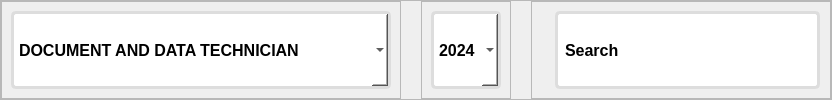
               <widget class="QFrame" name="frame_8">
                <property name="minimumSize">
                 <size>
                  <width>0</width>
                  <height>60</height>
                 </size>
                </property>
                <property name="frameShape">
                 <enum>QFrame::StyledPanel</enum>
                </property>
                <property name="frameShadow">
                 <enum>QFrame::Raised</enum>
                </property>
                <layout class="QHBoxLayout" name="horizontalLayout_4">
                 <property name="spacing">
                  <number>20</number>
                 </property>
                 <property name="leftMargin">
                  <number>0</number>
                 </property>
                 <property name="topMargin">
                  <number>0</number>
                 </property>
                 <property name="rightMargin">
                  <number>0</number>
                 </property>
                 <property name="bottomMargin">
                  <number>0</number>
                 </property>
                 <item alignment="Qt::AlignLeft">
                  <widget class="QFrame" name="frame_13">
                   <property name="minimumSize">
                    <size>
                     <width>400</width>
                     <height>0</height>
                    </size>
                   </property>
                   <property name="frameShape">
                    <enum>QFrame::StyledPanel</enum>
                   </property>
                   <property name="frameShadow">
                    <enum>QFrame::Raised</enum>
                   </property>
                   <layout class="QVBoxLayout" name="verticalLayout_37">
                    <item>
                     <widget class="QComboBox" name="comboBox_2">
                      <property name="sizePolicy">
                       <sizepolicy hsizetype="Expanding" vsizetype="Expanding">
                        <horstretch>0</horstretch>
                        <verstretch>0</verstretch>
                       </sizepolicy>
                      </property>
                      <property name="font">
                       <font>
                        <family>Arial</family>
                        <pointsize>12</pointsize>
                        <weight>75</weight>
                        <bold>true</bold>
                       </font>
                      </property>
                      <property name="styleSheet">
                       <string notr="true">*{
background-color: white;
 border: 3px solid rgb(221, 221, 221);
border-radius: 5px;
padding: 5px;
}</string>
                      </property>
                      <property name="frame">
                       <bool>false</bool>
                      </property>
                      <item>
                       <property name="text">
                        <string>DOCUMENT AND DATA TECHNICIAN</string>
                       </property>
                      </item>
                      <item>
                       <property name="text">
                        <string>DOCUMENT AND DATA SPECIALIST I </string>
                       </property>
                      </item>
                      <item>
                       <property name="text">
                        <string>WEB DESIGNER</string>
                       </property>
                      </item>
                      <item>
                       <property name="text">
                        <string>WEB DEVELOPER</string>
                       </property>
                      </item>
                      <item>
                       <property name="text">
                        <string>IT TECHNICIAN</string>
                       </property>
                      </item>
                     </widget>
                    </item>
                   </layout>
                  </widget>
                 </item>
                 <item>
                  <widget class="QFrame" name="frame_14">
                   <property name="frameShape">
                    <enum>QFrame::StyledPanel</enum>
                   </property>
                   <property name="frameShadow">
                    <enum>QFrame::Raised</enum>
                   </property>
                   <layout class="QVBoxLayout" name="verticalLayout_38">
                    <item>
                     <widget class="QComboBox" name="comboBox_3">
                      <property name="sizePolicy">
                       <sizepolicy hsizetype="Expanding" vsizetype="Expanding">
                        <horstretch>0</horstretch>
                        <verstretch>0</verstretch>
                       </sizepolicy>
                      </property>
                      <property name="font">
                       <font>
                        <family>Arial</family>
                        <pointsize>12</pointsize>
                        <weight>75</weight>
                        <bold>true</bold>
                       </font>
                      </property>
                      <property name="styleSheet">
                       <string notr="true">*{
background-color: white;
 border: 3px solid rgb(221, 221, 221);
border-radius: 5px;
padding: 5px;
}</string>
                      </property>
                      <property name="frame">
                       <bool>false</bool>
                      </property>
                      <item>
                       <property name="text">
                        <string>2024</string>
                       </property>
                      </item>
                      <item>
                       <property name="text">
                        <string>2023</string>
                       </property>
                      </item>
                      <item>
                       <property name="text">
                        <string>2022</string>
                       </property>
                      </item>
                     </widget>
                    </item>
                   </layout>
                  </widget>
                 </item>
                 <item alignment="Qt::AlignRight">
                  <widget class="QFrame" name="frame_15">
                   <property name="sizePolicy">
                    <sizepolicy hsizetype="Expanding" vsizetype="Expanding">
                     <horstretch>0</horstretch>
                     <verstretch>0</verstretch>
                    </sizepolicy>
                   </property>
                   <property name="minimumSize">
                    <size>
                     <width>300</width>
                     <height>0</height>
                    </size>
                   </property>
                   <property name="frameShape">
                    <enum>QFrame::StyledPanel</enum>
                   </property>
                   <property name="frameShadow">
                    <enum>QFrame::Raised</enum>
                   </property>
                   <layout class="QHBoxLayout" name="horizontalLayout_7">
                    <property name="leftMargin">
                     <number>10</number>
                    </property>
                    <property name="topMargin">
                     <number>9</number>
                    </property>
                    <property name="rightMargin">
                     <number>10</number>
                    </property>
                    <property name="bottomMargin">
                     <number>9</number>
                    </property>
                    <item>
                     <widget class="QLabel" name="label_2">
                      <property name="text">
                       <string/>
                      </property>
                      <property name="pixmap">
                       <pixmap resource="resource.qrc">:/image/images/search.svg</pixmap>
                      </property>
                     </widget>
                    </item>
                    <item>
                     <widget class="QLineEdit" name="lineEdit_2">
                      <property name="sizePolicy">
                       <sizepolicy hsizetype="Expanding" vsizetype="Expanding">
                        <horstretch>0</horstretch>
                        <verstretch>0</verstretch>
                       </sizepolicy>
                      </property>
                      <property name="font">
                       <font>
                        <family>Arial</family>
                        <pointsize>12</pointsize>
                        <weight>75</weight>
                        <bold>true</bold>
                       </font>
                      </property>
                      <property name="styleSheet">
                       <string notr="true">*{
background-color: white;
 border: 3px solid rgb(221, 221, 221);
border-radius: 5px;
padding: 5px;
}</string>
                      </property>
                      <property name="text">
                       <string>Search</string>
                      </property>
                     </widget>
                    </item>
                   </layout>
                  </widget>
                 </item>
                </layout>
               </widget>
